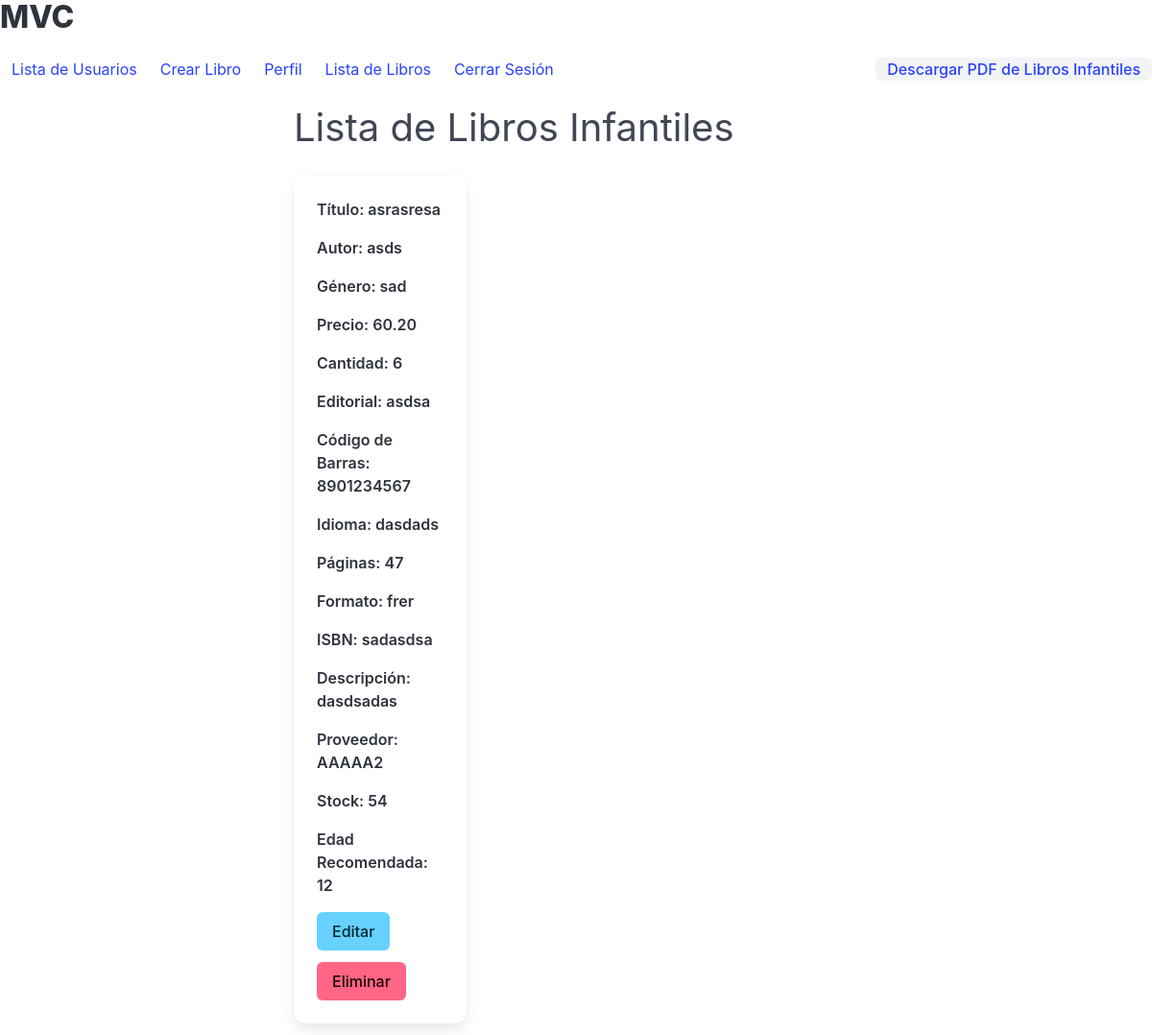
Before: /children_books (signed in) with the older database file.
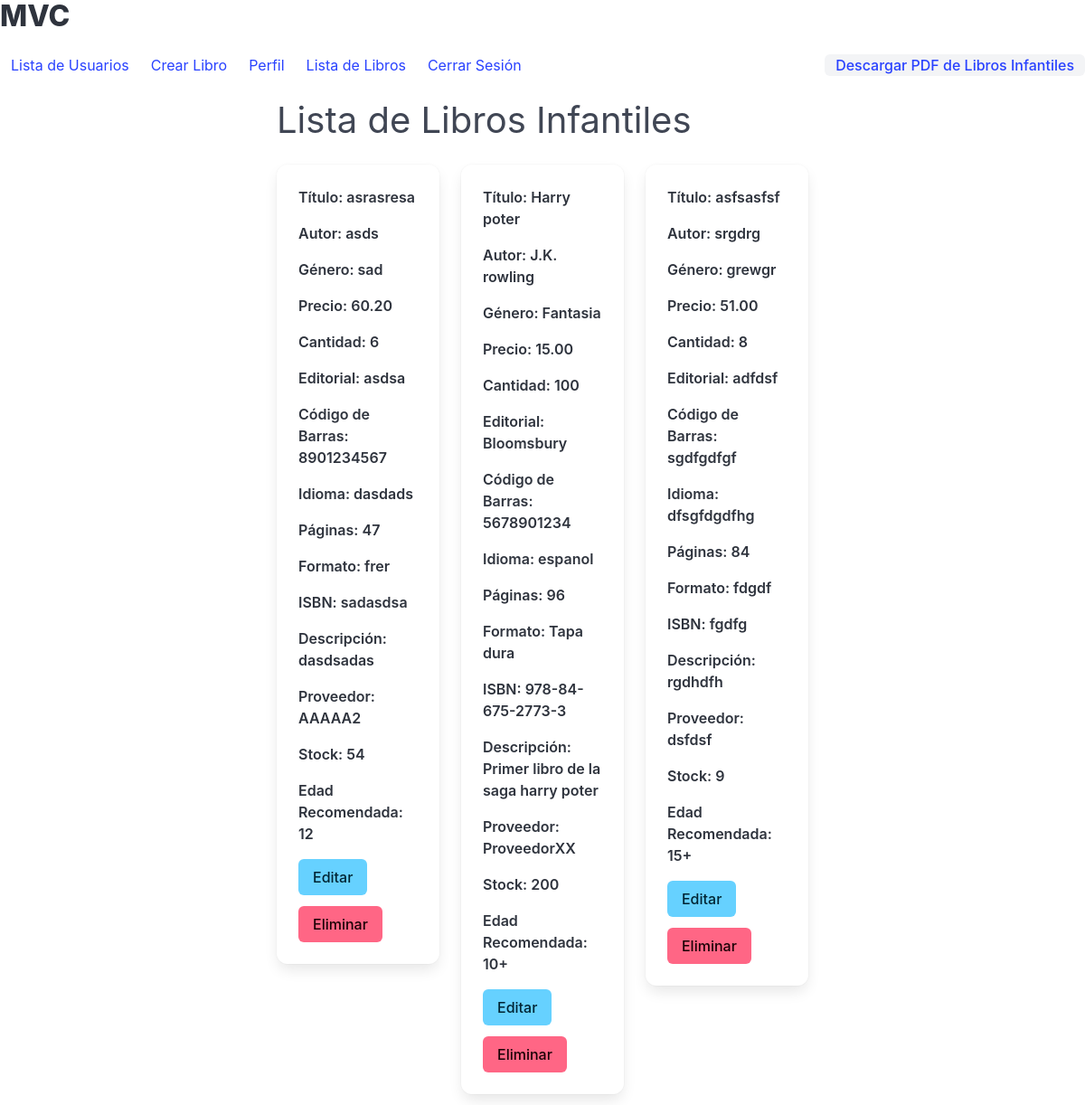
After: the same page with the newer database file.
### models/children_books_model.py (models this page shows, shortened)
class LibrosInfantiles(db.Model):
    __tablename__ = "libros_infantiles"
    id = db.Column(db.Integer, primary_key=True)
    lin_titulo = db.Column(db.String(50), nullable=False)
    lin_autor = db.Column(db.String(50), nullable=False)
    lin_genero = db.Column(db.String(50), nullable=False)
    lin_precio = db.Column(db.Numeric(10, 2), nullable=False)
    lin_cantidad = db.Column(db.Integer, nullable=False)
    lin_editorial = db.Column(db.String(50), nullable=False)
    lin_codigo_barra = db.Column(db.String(50), nullable=False)
    lin_idioma = db.Column(db.String(50), nullable=False)
    lin_paginas = db.Column(db.Integer, nullable=False)
    lin_formato = db.Column(db.String(50), nullable=False)
    lin_isbn = db.Column(db.String(50), nullable=False)
    lin_descripcion = db.Column(db.Text, nullable=False)
    lin_proveedor = db.Column(db.String(50), nullable=False)
    lin_stock = db.Column(db.Integer, nullable=False)
    lin_edad_recomendada = db.Column(db.String(50), nullable=False)
    @staticmethod
    def get_all():
        return LibrosInfantiles.query.all()

### controllers/children_books_controller.py (the view)
@children_books_bp.route("/children_books")
@login_required
def list_books():
    books = LibrosInfantiles.get_all()
    return children_books_view.list_books(books)

### models/session_login_model.py (called while the page is built)
    def has_role(self, role):
        return self.rol == role

    @staticmethod
    def get_session_by_correo(correo_principal):
        return SessionLogin.query.filter_by(correo_principal=correo_principal).first()

### run.py (called while the page is built)
@login_manager.user_loader
def load_user(correo):
    return SessionLogin.get_session_by_correo(correo)

### views/children_books_view.py (called while the page is built)
def list_books(books):
    return render_template(
        "children_books.html",
        books=books,
        title="Lista de libros infantiles",
        current_user=current_user,
    )

### templates/children_books.html
{% extends 'base.html' %}
{% block content %}
<h2 class="subtitle is-2">Lista de Libros Infantiles</h2>
<div class="columns is-multiline">
    {% for book in books %}
        <div class="column is-one-third">
            <div class="card">
                <div class="card-content">
                    <div class="content">
                        <p><strong>Título: {{ book.lin_titulo }} </strong></p>
                        <p><strong>Autor: {{ book.lin_autor }}</strong></p>
                        <p><strong>Género: {{ book.lin_genero }}</strong></p>
                        <p><strong>Precio: {{ book.lin_precio }}</strong></p>
                        <p><strong>Cantidad: {{ book.lin_cantidad }}</strong></p>
                        <p><strong>Editorial: {{ book.lin_editorial }}</strong></p>
                        <p><strong>Código de Barras: {{ book.lin_codigo_barra }}</strong></p>
                        <p><strong>Idioma: {{ book.lin_idioma }}</strong></p>
                        <p><strong>Páginas: {{ book.lin_paginas }}</strong></p>
                        <p><strong>Formato: {{ book.lin_formato }}</strong></p>
                        <p><strong>ISBN: {{ book.lin_isbn }}</strong></p>
                        <p><strong>Descripción: {{ book.lin_descripcion }}</strong></p>
                        <p><strong>Proveedor: {{ book.lin_proveedor }}</strong></p>
                        <p><strong>Stock: {{ book.lin_stock }}</strong></p>
                        <p><strong>Edad Recomendada: {{ book.lin_edad_recomendada }}</strong></p>
                        <div class="buttons">
                            {% if current_user.has_role('admin') %}
                                <a href="{{ url_for('children_books.update_book', id=book.id) }}"
                                class="button is-info">Editar</a>
                                <a href="{{ url_for('children_books.delete_book', id=book.id) }}"
                                class="button is-danger">Eliminar</a>
                            {% endif %}
                        </div>
                    </div>
                </div>
            </div>
        </div>
    {% endfor %}
</div>
{% endblock %}

### templates/base.html (shortened to what this page needs)
<!DOCTYPE html>
<html lang="es">
<head>
    <link rel="stylesheet" href="https://cdn.jsdelivr.net/npm/bulma@1.0.0/css/bulma.min.css">
</head>
<body>
    <h1 class="title">MVC</h1>
    {% if current_user.is_authenticated %}
    <nav class="breadcrumb" aria-label="breadcrumbs">
        <div id="navbarBasicExample" class="navbar-menu">
            <div class="navbar-start">
                {% if current_user.has_role("admin") %}
                <a class="navbar-item" href="{{ url_for('session.list_sessions') }}">
                    Lista de Usuarios
                </a>
                <a class="navbar-item" href="{{ url_for('children_books.create_book') }}">
                    Crear Libro
                </a>
                {% endif %}
                <a class="navbar-item" href="{{ url_for('session.profile', correo=current_user.correo_principal) }}">
                    Perfil
                </a>
                <a class="navbar-item" href="{{ url_for('children_books.list_books') }}">
                    Lista de Libros
                </a>
                <a class="navbar-item" href="{{ url_for('session.logout') }}">
                    Cerrar Sesión
                </a>
            </div>
            {% if current_user.has_role("admin") %}
            <div class="navbar-end">
                <a class="button is-light" href="{{ url_for('children_books.download_pdf') }}">
                    Descargar PDF de Libros Infantiles
                </a>
            </div>
            {% endif %}
        </div>
    </nav>
    {% endif %}
    <div class="columns is-mobile is-centered">
        <div class="column is-half">
            {% block content %}{% endblock %}
        </div>
    </div>
</body>
</html>

Changed rows visible on the page:
added LibrosInfantiles: lin_titulo "Harry poter", lin_autor "J.K. rowling", lin_genero "Fantasia", lin_precio "15.00", lin_cantidad "100", lin_editorial "Bloomsbury", lin_codigo_barra "5678901234", lin_idioma "espanol", lin_paginas "96", lin_formato "Tapa dura", lin_isbn "978-84-675-2773-3", lin_descripcion "Primer libro de la saga harry poter", lin_proveedor "ProveedorXX", lin_stock "200", lin_edad_recomendada "10+"
added LibrosInfantiles: lin_titulo "asfsasfsf", lin_autor "srgdrg", lin_genero "grewgr", lin_precio "51.00", lin_cantidad "8", lin_editorial "adfdsf", lin_codigo_barra "sgdfgdfgf", lin_idioma "dfsgfdgdfhg", lin_paginas "84", lin_formato "fdgdf", lin_isbn "fgdfg", lin_descripcion "rgdhdfh", lin_proveedor "dsfdsf", lin_stock "9", lin_edad_recomendada "15+"
